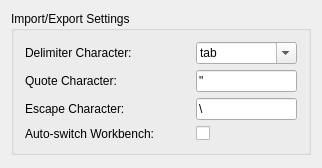
<?xml version="1.0" encoding="UTF-8"?>
<ui version="4.0">
 <class>SpreadsheetGui::DlgSettings</class>
 <widget class="QWidget" name="SpreadsheetGui::DlgSettings">
  <property name="geometry">
   <rect>
    <x>0</x>
    <y>0</y>
    <width>322</width>
    <height>168</height>
   </rect>
  </property>
  <property name="sizePolicy">
   <sizepolicy hsizetype="Minimum" vsizetype="Minimum">
    <horstretch>0</horstretch>
    <verstretch>0</verstretch>
   </sizepolicy>
  </property>
  <property name="windowTitle">
   <string>Spreadsheet</string>
  </property>
  <layout class="QGridLayout" name="gridLayout_2">
   <item row="0" column="0">
    <widget class="QGroupBox" name="groupBox">
     <property name="title">
      <string>Import/Export Settings</string>
     </property>
     <layout class="QGridLayout" name="gridLayout">
      <item row="3" column="0">
       <widget class="QLabel" name="textLabel4">
        <property name="sizePolicy">
         <sizepolicy hsizetype="Minimum" vsizetype="Preferred">
          <horstretch>0</horstretch>
          <verstretch>0</verstretch>
         </sizepolicy>
        </property>
        <property name="text">
         <string>Auto-switch Workbench: </string>
        </property>
       </widget>
      </item>
      <item row="2" column="0">
       <widget class="QLabel" name="textLabel3">
        <property name="sizePolicy">
         <sizepolicy hsizetype="Minimum" vsizetype="Preferred">
          <horstretch>0</horstretch>
          <verstretch>0</verstretch>
         </sizepolicy>
        </property>
        <property name="text">
         <string>Escape Character: </string>
        </property>
       </widget>
      </item>
      <item row="1" column="2">
       <widget class="Gui::PrefLineEdit" name="quoteCharLineEdit">
        <property name="toolTip">
         <string>&lt;html&gt;&lt;head/&gt;&lt;body&gt;&lt;p&gt;Character used to delimit strings, typically is single quote (') or double quote (&amp;quot;). Must be a single character.&lt;/p&gt;&lt;/body&gt;&lt;/html&gt;</string>
        </property>
        <property name="whatsThis">
         <string/>
        </property>
        <property name="text">
         <string>&quot;</string>
        </property>
        <property name="prefEntry" stdset="0">
         <cstring>ImportExportQuoteCharacter</cstring>
        </property>
        <property name="prefPath" stdset="0">
         <cstring>Mod/Spreadsheet</cstring>
        </property>
       </widget>
      </item>
      <item row="0" column="0">
       <widget class="QLabel" name="textLabel">
        <property name="sizePolicy">
         <sizepolicy hsizetype="Minimum" vsizetype="Preferred">
          <horstretch>0</horstretch>
          <verstretch>0</verstretch>
         </sizepolicy>
        </property>
        <property name="text">
         <string>Delimiter Character: </string>
        </property>
       </widget>
      </item>
      <item row="2" column="2">
       <widget class="Gui::PrefLineEdit" name="escapeCharLineEdit">
        <property name="toolTip">
         <string>&lt;html&gt;&lt;head/&gt;&lt;body&gt;&lt;p&gt;Escape character, typically the backslash (\), used to indicate special unprintable characters, e.g. \t = tab. Must be a single character.&lt;/p&gt;&lt;/body&gt;&lt;/html&gt;</string>
        </property>
        <property name="text">
         <string>\</string>
        </property>
        <property name="prefEntry" stdset="0">
         <cstring>ImportExportEscapeCharacter</cstring>
        </property>
        <property name="prefPath" stdset="0">
         <cstring>Mod/Spreadsheet</cstring>
        </property>
       </widget>
      </item>
      <item row="1" column="0">
       <widget class="QLabel" name="textLabel2">
        <property name="sizePolicy">
         <sizepolicy hsizetype="Minimum" vsizetype="Preferred">
          <horstretch>0</horstretch>
          <verstretch>0</verstretch>
         </sizepolicy>
        </property>
        <property name="text">
         <string>Quote Character: </string>
        </property>
       </widget>
      </item>
      <item row="0" column="2">
       <widget class="Gui::PrefComboBox" name="delimiterComboBox">
        <property name="toolTip">
         <string>&lt;html&gt;&lt;head/&gt;&lt;body&gt;&lt;p&gt;Character to use as field delimiter.  Default is tab, but also commonly used are commas (,) and semicolons (;). Select from the list or enter your own in the field. Must be a single character or the words &lt;span style=&quot; font-style:italic;&quot;&gt;tab&lt;/span&gt;, &lt;span style=&quot; font-style:italic;&quot;&gt;comma&lt;/span&gt;, or &lt;span style=&quot; font-style:italic;&quot;&gt;semicolon&lt;/span&gt;.&lt;/p&gt;&lt;/body&gt;&lt;/html&gt;</string>
        </property>
        <property name="editable">
         <bool>true</bool>
        </property>
        <property name="currentText">
         <string notr="true">tab</string>
        </property>
        <property name="prefEntry" stdset="0">
         <cstring>ImportExportDelimiter</cstring>
        </property>
        <property name="prefPath" stdset="0">
         <cstring>Mod/Spreadsheet</cstring>
        </property>
        <item>
         <property name="text">
          <string>tab</string>
         </property>
        </item>
        <item>
         <property name="text">
          <string>;</string>
         </property>
        </item>
        <item>
         <property name="text">
          <string>,</string>
         </property>
        </item>
       </widget>
      </item>
      <item row="0" column="1">
       <spacer name="horizontalSpacer">
        <property name="orientation">
         <enum>Qt::Horizontal</enum>
        </property>
        <property name="sizeHint" stdset="0">
         <size>
          <width>40</width>
          <height>20</height>
         </size>
        </property>
       </spacer>
      </item>
      <item row="3" column="2">
       <widget class="QCheckBox" name="workbenchAutoSwichCheckbox">
        <property name="toolTip">
         <string>&lt;html&gt;&lt;head/&gt;&lt;body&gt;&lt;p&gt;Automatically switch to the Spreadsheet Workbench when a spreadsheet is activated.&lt;/p&gt;&lt;/body&gt;&lt;/html&gt;</string>
        </property>
        <property name="text">
         <string/>
        </property>
       </widget>
      </item>
     </layout>
    </widget>
   </item>
   <item row="1" column="0">
    <spacer name="verticalSpacer">
     <property name="orientation">
      <enum>Qt::Vertical</enum>
     </property>
     <property name="sizeHint" stdset="0">
      <size>
       <width>20</width>
       <height>20</height>
      </size>
     </property>
    </spacer>
   </item>
  </layout>
 </widget>
 <layoutdefault spacing="6" margin="11"/>
 <customwidgets>
  <customwidget>
   <class>Gui::PrefComboBox</class>
   <extends>QComboBox</extends>
   <header>Gui/PrefWidgets.h</header>
  </customwidget>
  <customwidget>
   <class>Gui::PrefLineEdit</class>
   <extends>QLineEdit</extends>
   <header>Gui/PrefWidgets.h</header>
  </customwidget>
 </customwidgets>
 <resources/>
 <connections/>
</ui>
